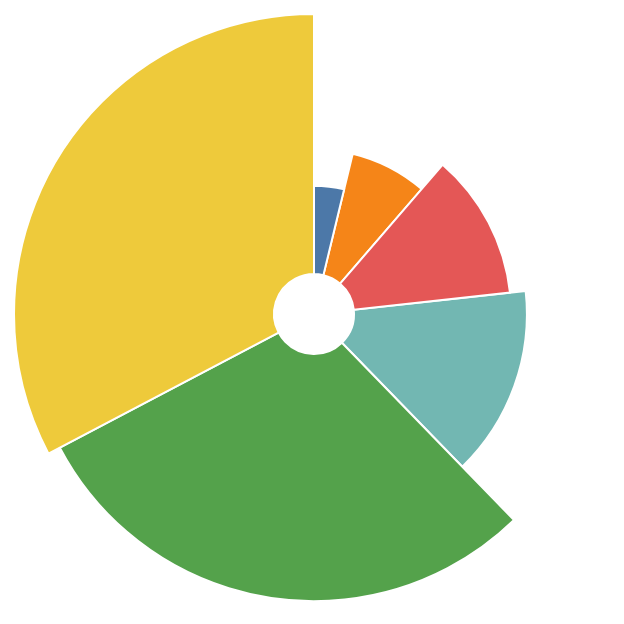

Here is the Vega-Lite specification saved for this chart:
### Vega-Lite specification from a JSON file in a GitHub repository (floating-point values rounded to 4 significant figures)
{"$schema": "https://vega.github.io/schema/vega-lite/v6.json", "description": "A radial chart whose rings start away from the centre, said as one end of the range.", "data": {"values": [12, 23, 47, 6, 52, 19]}, "mark": {"type": "arc", "innerRadius": 20, "stroke": "#fff"}, "encoding": {"theta": {"field": "data", "type": "quantitative", "stack": true}, "radius": {"field": "data", "scale": {"type": "sqrt", "zero": true, "rangeMin": 20}}, "color": {"field": "data", "type": "nominal", "legend": null}}}
